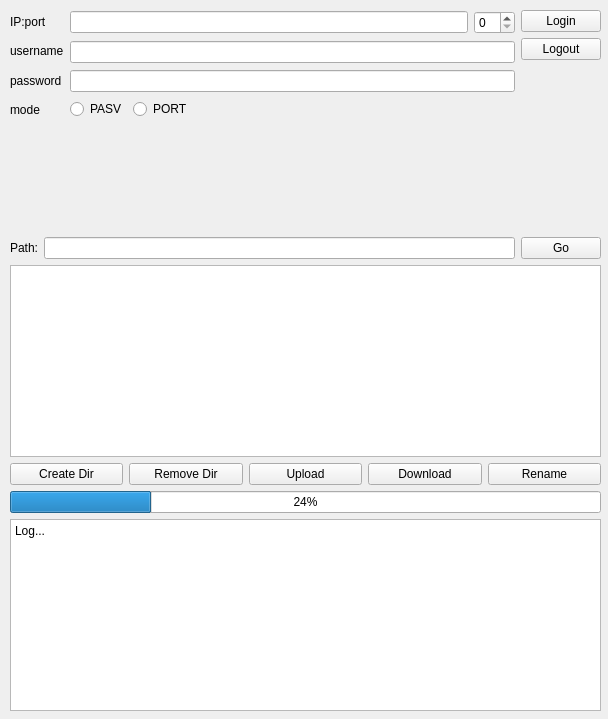
<?xml version="1.0" encoding="UTF-8"?>
<ui version="4.0">
 <class>ClientWindow</class>
 <widget class="QWidget" name="ClientWindow">
  <property name="geometry">
   <rect>
    <x>0</x>
    <y>0</y>
    <width>608</width>
    <height>719</height>
   </rect>
  </property>
  <property name="windowTitle">
   <string>ClientWindow</string>
  </property>
  <widget class="QWidget" name="verticalLayoutWidget">
   <property name="geometry">
    <rect>
     <x>10</x>
     <y>10</y>
     <width>591</width>
     <height>701</height>
    </rect>
   </property>
   <layout class="QVBoxLayout" name="verticalLayout" stretch="0,0,0,0,0,0,0">
    <item>
     <layout class="QHBoxLayout" name="horizontalLayout">
      <item>
       <layout class="QVBoxLayout" name="verticalLayout_4">
        <item>
         <widget class="QLabel" name="label_IPport">
          <property name="text">
           <string>IP:port</string>
          </property>
         </widget>
        </item>
        <item>
         <widget class="QLabel" name="label_username">
          <property name="text">
           <string>username</string>
          </property>
         </widget>
        </item>
        <item>
         <widget class="QLabel" name="label_password">
          <property name="text">
           <string>password</string>
          </property>
         </widget>
        </item>
        <item>
         <widget class="QLabel" name="label_mode">
          <property name="text">
           <string>mode</string>
          </property>
         </widget>
        </item>
       </layout>
      </item>
      <item>
       <layout class="QVBoxLayout" name="verticalLayout_2">
        <item>
         <layout class="QHBoxLayout" name="horizontalLayout_5">
          <item>
           <widget class="QLineEdit" name="lineEdit_IP"/>
          </item>
          <item>
           <widget class="QSpinBox" name="spinBox_port"/>
          </item>
         </layout>
        </item>
        <item>
         <widget class="QLineEdit" name="lineEdit_username"/>
        </item>
        <item>
         <widget class="QLineEdit" name="lineEdit_password"/>
        </item>
        <item>
         <layout class="QHBoxLayout" name="horizontalLayout_4">
          <item>
           <widget class="QRadioButton" name="radioButtonPASV">
            <property name="text">
             <string>PASV</string>
            </property>
           </widget>
          </item>
          <item>
           <widget class="QRadioButton" name="radioButtonPORT">
            <property name="text">
             <string>PORT</string>
            </property>
           </widget>
          </item>
          <item>
           <spacer name="horizontalSpacer">
            <property name="orientation">
             <enum>Qt::Horizontal</enum>
            </property>
            <property name="sizeHint" stdset="0">
             <size>
              <width>40</width>
              <height>20</height>
             </size>
            </property>
           </spacer>
          </item>
         </layout>
        </item>
       </layout>
      </item>
      <item>
       <layout class="QVBoxLayout" name="verticalLayout_3">
        <item>
         <widget class="QPushButton" name="pushButton_Login">
          <property name="text">
           <string>Login</string>
          </property>
         </widget>
        </item>
        <item>
         <widget class="QPushButton" name="pushButton_Logout">
          <property name="text">
           <string>Logout</string>
          </property>
         </widget>
        </item>
        <item>
         <spacer name="verticalSpacer_2">
          <property name="orientation">
           <enum>Qt::Vertical</enum>
          </property>
          <property name="sizeHint" stdset="0">
           <size>
            <width>20</width>
            <height>40</height>
           </size>
          </property>
         </spacer>
        </item>
       </layout>
      </item>
     </layout>
    </item>
    <item>
     <spacer name="verticalSpacer">
      <property name="orientation">
       <enum>Qt::Vertical</enum>
      </property>
      <property name="sizeHint" stdset="0">
       <size>
        <width>20</width>
        <height>40</height>
       </size>
      </property>
     </spacer>
    </item>
    <item>
     <layout class="QHBoxLayout" name="horizontalLayout_3">
      <item>
       <widget class="QLabel" name="label_cwd">
        <property name="text">
         <string>Path:</string>
        </property>
       </widget>
      </item>
      <item>
       <widget class="QLineEdit" name="lineEdit_cwd"/>
      </item>
      <item>
       <widget class="QPushButton" name="pushButton_Go">
        <property name="text">
         <string>Go</string>
        </property>
       </widget>
      </item>
     </layout>
    </item>
    <item>
     <widget class="QTableWidget" name="tableWidget_ls"/>
    </item>
    <item>
     <layout class="QHBoxLayout" name="horizontalLayout_2">
      <item>
       <widget class="QPushButton" name="pushButton_mkdir">
        <property name="text">
         <string>Create Dir</string>
        </property>
       </widget>
      </item>
      <item>
       <widget class="QPushButton" name="pushButton_rm">
        <property name="text">
         <string>Remove Dir</string>
        </property>
       </widget>
      </item>
      <item>
       <widget class="QPushButton" name="pushButton_upload">
        <property name="text">
         <string>Upload</string>
        </property>
       </widget>
      </item>
      <item>
       <widget class="QPushButton" name="pushButton_download">
        <property name="text">
         <string>Download</string>
        </property>
       </widget>
      </item>
      <item>
       <widget class="QPushButton" name="pushButton_rename">
        <property name="text">
         <string>Rename</string>
        </property>
       </widget>
      </item>
     </layout>
    </item>
    <item>
     <widget class="QProgressBar" name="progressBar">
      <property name="value">
       <number>24</number>
      </property>
     </widget>
    </item>
    <item>
     <widget class="QTextEdit" name="textEdit_log">
      <property name="html">
       <string>&lt;!DOCTYPE HTML PUBLIC &quot;-//W3C//DTD HTML 4.0//EN&quot; &quot;http://www.w3.org/TR/REC-html40/strict.dtd&quot;&gt;
&lt;html&gt;&lt;head&gt;&lt;meta name=&quot;qrichtext&quot; content=&quot;1&quot; /&gt;&lt;style type=&quot;text/css&quot;&gt;
p, li { white-space: pre-wrap; }
&lt;/style&gt;&lt;/head&gt;&lt;body style=&quot; font-family:'SimSun'; font-size:9pt; font-weight:400; font-style:normal;&quot;&gt;
&lt;p style=&quot; margin-top:0px; margin-bottom:0px; margin-left:0px; margin-right:0px; -qt-block-indent:0; text-indent:0px;&quot;&gt;Log...&lt;/p&gt;&lt;/body&gt;&lt;/html&gt;</string>
      </property>
     </widget>
    </item>
   </layout>
  </widget>
 </widget>
 <resources/>
 <connections/>
</ui>
